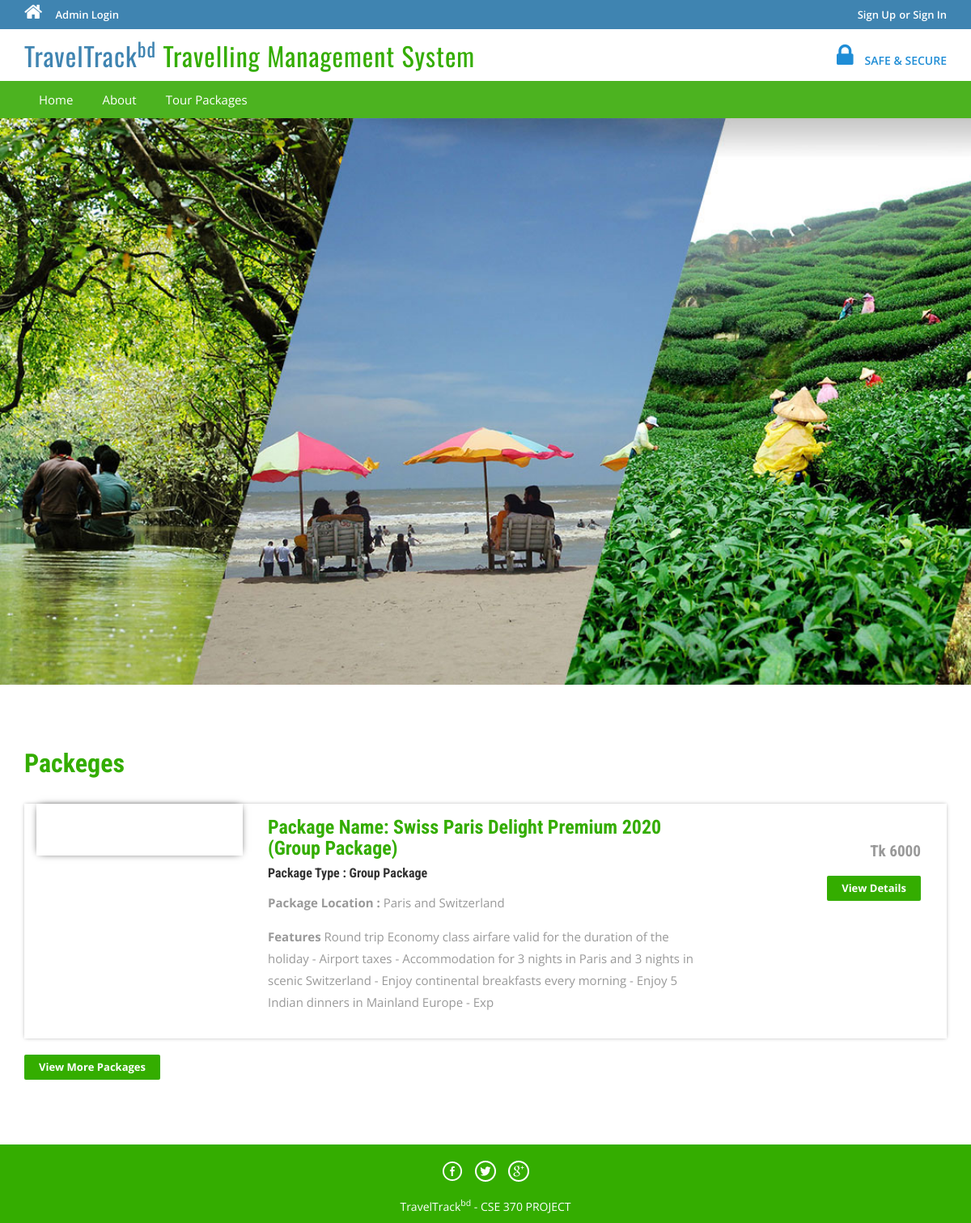
The page / on the database its author committed.
### tables this page shows
CREATE TABLE `tbltourpackages` (
  `PackageId` int(11) NOT NULL,
  `PackageName` varchar(200),
  `PackageType` varchar(150),
  `PackageLocation` varchar(100),
  `PackagePrice` int(11),
  `PackageFetures` varchar(255),
  `PackageDetails` mediumtext,
  `PackageImage` varchar(100),
  `Creationdate` timestamp NULL DEFAULT current_timestamp(),
  `UpdationDate` timestamp NULL DEFAULT NULL ON UPDATE current_timestamp(),
  PRIMARY KEY (`PackageId`)
);

### index.php (the view, shortened to what this page needs)
<?php
include('includes/config.php');
?>
<!DOCTYPE HTML>
<html>
<head>
<link href="css/bootstrap.css" rel='stylesheet' type='text/css' />
<link href="css/style.css" rel='stylesheet' type='text/css' />
<link href="css/font-awesome.css" rel="stylesheet">
<link href="css/animate.css" rel="stylesheet" type="text/css" media="all">
</head>
<body>
<?php include('includes/header.php');?>
<div class="banner">
</div>
<div class="container">
	<div class="holiday">
	<h3>Packeges</h3>
<?php $sql = "SELECT * from tbltourpackages order by rand() limit 5";
$query = $dbh->prepare($sql);
$query->execute();
$results=$query->fetchAll(PDO::FETCH_OBJ);
if($query->rowCount() > 0)
{
foreach($results as $result)
{	?>
			<div class="rom-btm">
				<div class="col-md-3 room-left wow fadeInLeft animated" data-wow-delay=".5s">
					<div class="selectroom_top">
                    </div>
				</div>
				<div class="col-md-6 room-midle wow fadeInUp animated" data-wow-delay=".5s">
					<h4>Package Name: <?php echo htmlentities($result->PackageName);?></h4>
					<h6>Package Type : <?php echo htmlentities($result->PackageType);?></h6>
					<p><b>Package Location :</b> <?php echo htmlentities($result->PackageLocation);?></p>
					<p><b>Features</b> <?php echo htmlentities($result->PackageFetures);?></p>
				</div>
				<div class="col-md-3 room-right wow fadeInRight animated" data-wow-delay=".5s">
					<h5>Tk <?php echo htmlentities($result->PackagePrice);?></h5>
					<a href="package-details.php?pkgid=<?php echo htmlentities($result->PackageId);?>" class="view">View Details</a>
				</div>
				<div class="clearfix"></div>
			</div>
<?php }} ?>
<div><a href="package-list.php" class="view">View More Packages</a></div>
</div>
	</div>
<?php include('includes/footer.php');?>
</body>
</html>

### css/style.css (style rules this page uses)
html, body { font-size: 100%; background: #fff; font-family: 'Open Sans', sans-serif; }
body a,.grid_1,plan_1,plan_1.one,plan_1.two,i.icon1, i.icon2, i.icon3, i.icon4, i.icon5, i.icon6 { transition:0.5s all; -webkit-transition:0.5s all; -moz-transition:0.5s all; -o-transition:0.5s all; -ms-transition:0.5s all; }
h1,h2,h3,h4,h5,h6 { margin:0; font-family: 'Roboto Condensed', sans-serif; }
p { margin:0; }
.banner { background: url(../images/3.jpg)no-repeat; background-size: cover; -webkit-background-size: cover; -o-background-size: cover; -ms-background-size: cover; -moz-background-size: cover; min-height: 700px; }
.holiday { padding: 5em 0; }
.holiday h3 { font-size: 2em; font-weight: 700; color: #34ad00; }
.holiday p { font-size: 1.2em; line-height: 1.8em; margin: 1em 0; color: #999; }
a.view { padding: 6px 18px; font-weight: 700; color: #fff; background-color: #34ad00; border: 0; font-size: 13px; border-radius: 2px; -webkit-transition: all .2s; -moz-transition: all .2s; transition: all .2s; margin-top: 20px; display: inline-block; }
.rom-btm { margin-top: 2em; box-shadow: 0px 0px 5px -1px rgba(0, 0, 0, 0.37); }
.rom-btm h4 { font-size: 1.5em; font-weight: 700; color: #34ad00; }
.rom-btm p { font-size: 15px; color: #999; }
.rom-btm h6 { font-size: 1em; font-weight: 700; margin: 0.5em 0; }
.room-right { text-align: right; padding: 3em 2em; }
.room-midle { padding: 1em; }
.rom-btm h5 { font-size: 1.2em; font-weight: 700; color: #999; }
.selectroom_top { padding: 2em; box-shadow: 0px 0px 10px -4px #000; margin-bottom: 2em; }

### rows shown on the page
tbltourpackages: PackageName "Swiss Paris Delight Premium 2020 (Group Package)", PackageType "Group Package", PackageLocation "Paris and Switzerland", PackageFetures "Round trip Economy class airfare valid for the duration of the holiday - Airport taxes - Accommodation for 3 nights in Paris and 3 nights in scenic Switzerland - Enjoy continental breakfasts every morning - Enjoy 5 Indian dinners in Mainland Europe - Exp", PackagePrice "6000"
